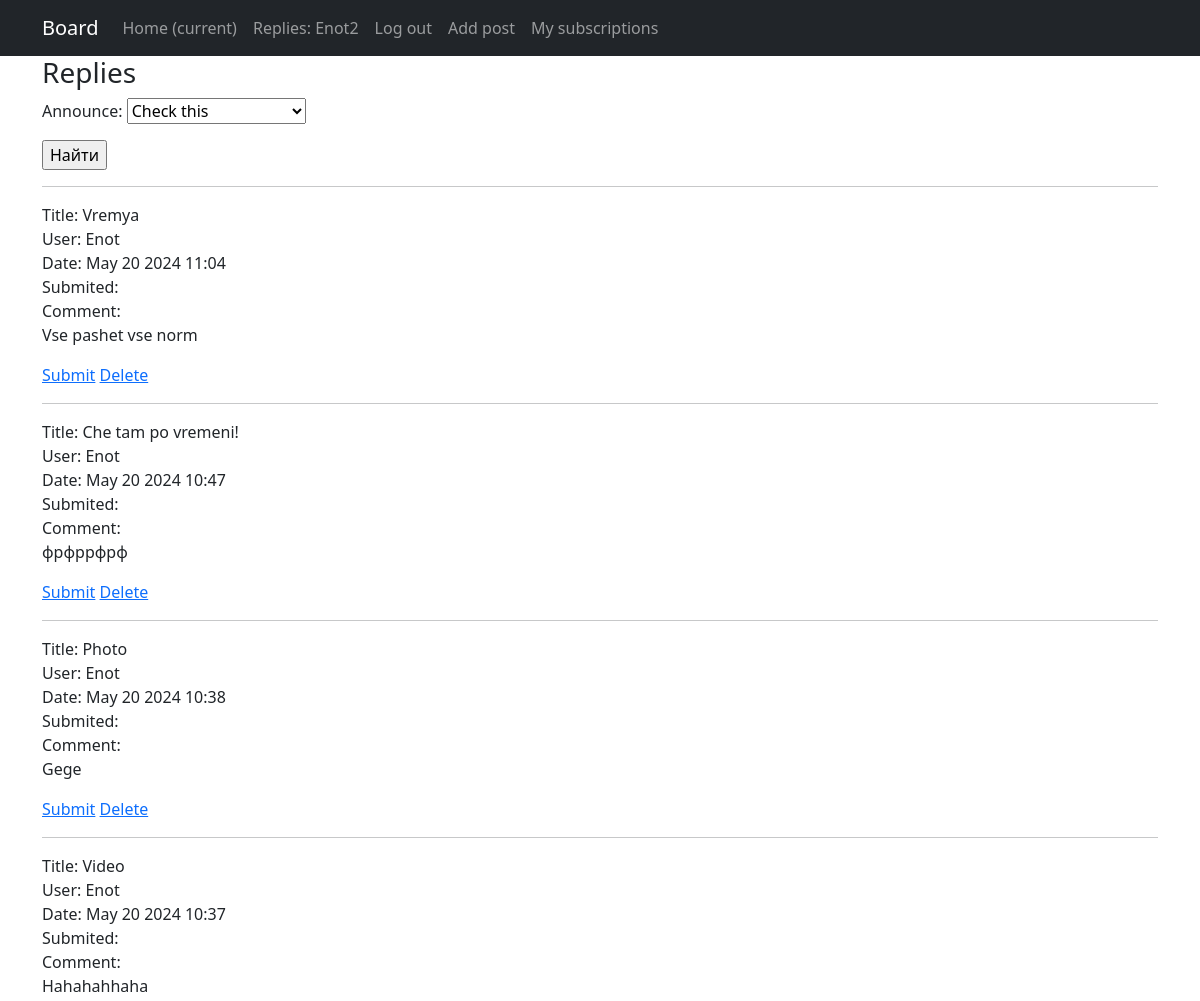
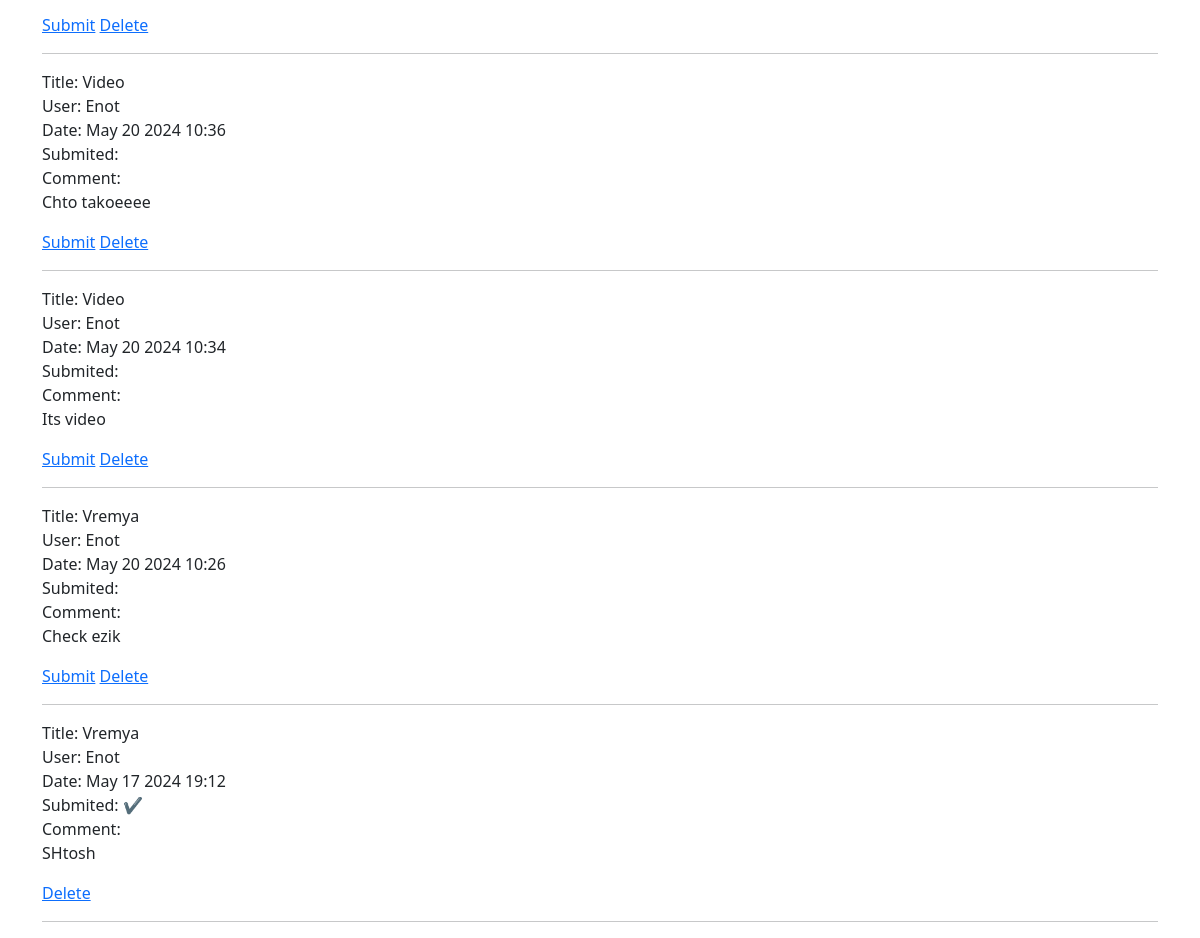
Page /replies/ (signed in) on the committed database (2 pictures, top to bottom).
### boardapp/models.py (models this page shows, shortened)
class PostReply(models.Model):
    user = models.ForeignKey(User, on_delete=models.CASCADE)
    announce = models.ForeignKey(Post, on_delete=models.CASCADE)
    time_in = models.DateTimeField(auto_now_add=True)
    text_reply = models.TextField(default='Your response')
    submit_reply = models.BooleanField(default=False)

class Post(models.Model):
    class Category(models.TextChoices):
        Tanks = 'Tanks',
        Healers = 'Healers',
        DamageDealer = 'Damage Dealer',
        Merchants = 'Merchants',
        GuildMasters = 'Guild Masters',
        QuestGivers = 'Quest Givers',
        Blacksmiths = 'Blacksmiths',
        Tanners = 'Tanners',
        PotionMakers = 'Potion Makers',
        SpellMasters = 'Spell Masters',
    author = models.ForeignKey(User, on_delete=models.CASCADE)
    time_in = models.DateTimeField(auto_now_add=True)
    category = models.CharField(max_length=128, choices=Category, default='Tanks')
    title = models.CharField(max_length=128)
    text = models.TextField(default='Your text')

### boardapp/views.py (the view)
# urls.py: path('replies/', PostReplyView.as_view(), name='prof'),
class PostReplyView(LoginRequiredMixin, ListView):
    model = PostReply
    ordering = '-time_in'
    template_name = 'boardapp/profile.html'
    context_object_name = 'replies'
    def get_filter(self):
        return ReplyFilter(self.request.GET, queryset=super().get_queryset())
    def get_queryset(self):
        return self.get_filter().qs.filter(announce__author=self.request.user)
    def get_context_data(self, **kwargs):
        context = super().get_context_data(**kwargs)
        context['filterset'] = self.get_filter()
        context['posts'] = Post.objects.filter(author=self.request.user)
        return context

### templates/boardapp/profile.html (shortened to what this page needs)
{% extends 'flatpages/default.html' %}
{% block content %}
<h3>Replies</h3>
   <form action="" method="get">
           <p><label for="id_announce">Announce:</label>
                <select name="announce" id="id_announce">
                    {% for p in posts %}
                        <option value="{{ p.pk }}">{{p.title}}</option>
                    {% endfor %}
                </select>
             </p>
       <input type="submit" value="Найти">
   </form>
   <hr>
    {% if replies %}
        {% for r in replies %}
            Title: {{ r.announce.title }}<br>
            User: {{ r.user.username }}<br>
            Date: {{ r.time_in|date:'M d Y H:i' }}<br>
            Submited: {% if r.submit_reply %}&#10004;{% endif %}<br>
            Comment: <p>{{ r.text_reply }}</p>
            {% if r.submit_reply == False %}
                <a href="{% url 'submit' pk=r.id %}">Submit</a>
            {% endif %}
            <a href="{% url 'rep_delete' pk=r.id %}">Delete</a>
        <hr>
        {% endfor %}
    {% else %}
        Nothing yet.
    {% endif %}
{% endblock content %}

### templates/flatpages/default.html (shortened to what this page needs)
<!DOCTYPE html>
{% load static %}
<html lang="en">
    <head>
        <link href="{% static 'css/styles.css' %}" rel="stylesheet" />
    </head>
    <body>
        <nav class="navbar navbar-expand-lg navbar-dark bg-dark static-top">
           <div class="container">
               <a class="navbar-brand" href="#">Board</a>
               <div class="collapse navbar-collapse" id="navbarResponsive">
                   <ul class="navbar-nav ml-auto">
                       <li class="nav-item active">
                           <a class="nav-link" href="/">Home
                               <span class="sr-only">(current)</span>
                           </a>
                       </li>
                       {% if user.id == None %}
                            <li>
                                <a class="nav-link" href="/accounts/login">Sign in</a>
                            </li>
                       {% else %}
                            <li class="nav-item">
                                <a class="nav-link" href="/replies/">Replies: {{ user.username }}</a>
                            </li>
                            <li class="nav-item">
                                <a class="nav-link" href="/accounts/logout/">Log out</a>
                            </li>
                            <li class="nav-item">
                                <a class="nav-link" href="/create/">Add post</a>
                            </li>
                            <li class="nav-item">
                                <a class="nav-link" href="/my_subs/">My subscriptions</a>
                            </li>
                       {% endif %}
                   </ul>
               </div>
           </div>
        </nav>
        <div class="container">
           <div class="row">
               <div class="col-lg-12 text-left">
                   {% block content %}{% endblock content %}
               </div>
           </div>
        </div>
    </body>
</html>

### rows in the picture
PostReply: announce "Vremya", user.username "Enot", time_in "May 20 2024 11:04", text_reply "Vse pashet vse norm", submit_reply "Submit"
PostReply: announce "Che tam po vremeni!", user.username "Enot", time_in "May 20 2024 10:47", text_reply "фрфррфрф", submit_reply "Submit"
PostReply: announce "Photo", user.username "Enot", time_in "May 20 2024 10:38", text_reply "Gege", submit_reply "Submit"
PostReply: announce "Video", user.username "Enot", time_in "May 20 2024 10:37", text_reply "Hahahahhaha", submit_reply "Submit"
PostReply: announce "Video", user.username "Enot", time_in "May 20 2024 10:36", text_reply "Chto takoeeee", submit_reply "Submit"
PostReply: announce "Video", user.username "Enot", time_in "May 20 2024 10:34", text_reply "Its video", submit_reply "Submit"
PostReply: announce "Vremya", user.username "Enot", time_in "May 20 2024 10:26", text_reply "Check ezik", submit_reply "Submit"
PostReply: announce "Vremya", user.username "Enot", time_in "May 17 2024 19:12", text_reply "SHtosh"

### other values in the picture
{{ user.username }} "Enot2"
form field announce "Check this"
